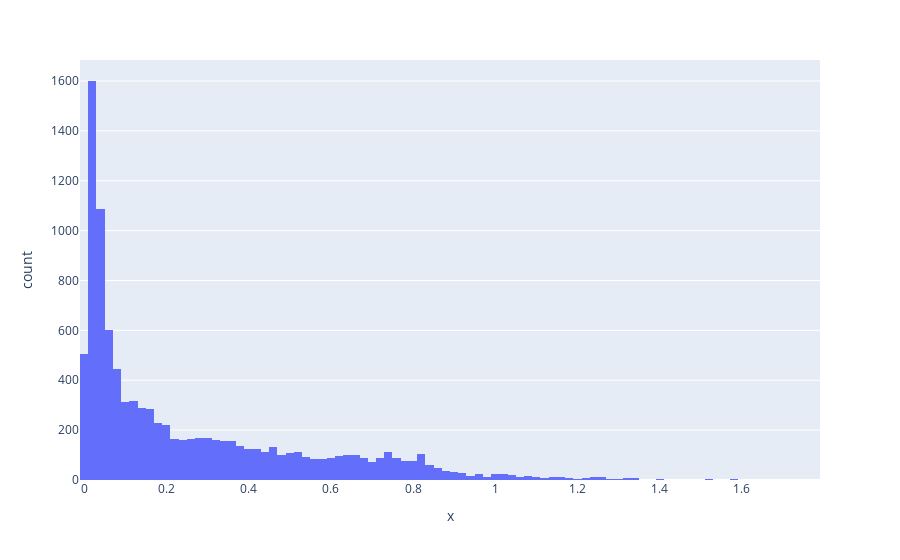

Notebook cell for this chart:
### Code cell
px.histogram(x=null_z)

### Figure 1 — Plotly figure (JSON) as saved in the notebook; plotly's stock layout.template omitted (floating-point values rounded to 4 significant figures; data arrays with more than 128 entries replaced by an {"elided": "..."} marker saying what was removed)
{"data": [{"alignmentgroup": "True", "bingroup": "x", "hovertemplate": "x=%{x}<br>count=%{y}<extra></extra>", "legendgroup": "", "marker": {"color": "#636efa", "pattern": {"shape": ""}}, "name": "", "offsetgroup": "", "orientation": "v", "showlegend": false, "type": "histogram", "x": {"elided": "10000 float values"}, "xaxis": "x", "yaxis": "y"}], "layout": {"barmode": "relative", "legend": {"tracegroupgap": 0}, "margin": {"t": 60}, "xaxis": {"anchor": "y", "domain": [0, 1], "title": {"text": "x"}}, "yaxis": {"anchor": "x", "domain": [0, 1], "title": {"text": "count"}}}}
